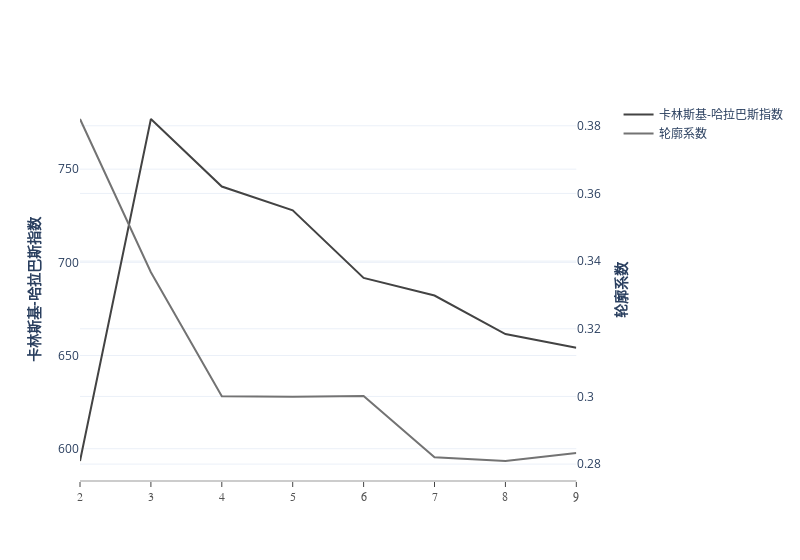

The cell this chart's notebook holds for it:
### Markdown cell above
## K-means++聚类

### Code cell
#获得居民最佳聚类数
df_score_resi = utils.GetKmeansClusterNumDf(df_cluster,parse_list)
myplot.Double_Axes_Line(df_score_resi,"n_clusters","calinski","silhouette","聚类数","卡林斯基-哈拉巴斯指数","轮廓系数")

### Figure 1 — Plotly figure (JSON) as saved in the notebook; plotly's stock layout.template omitted (floating-point values rounded to 4 significant figures)
{"data": [{"line": {"color": "rgb(67,67,67)", "width": 2}, "mode": "lines", "name": "卡林斯基-哈拉巴斯指数", "type": "scatter", "x": [2, 3, 4, 5, 6, 7, 8, 9], "xaxis": "x", "y": [593.4, 776.9, 740.7, 727.9, 691.7, 682.2, 661.5, 654.2], "yaxis": "y"}, {"line": {"color": "rgb(115,115,115)", "width": 2}, "mode": "lines", "name": "轮廓系数", "type": "scatter", "x": [2, 3, 4, 5, 6, 7, 8, 9], "xaxis": "x", "y": [0.382, 0.3367, 0.3, 0.2999, 0.3001, 0.282, 0.2809, 0.2833], "yaxis": "y2"}], "layout": {"width": 800, "xaxis": {"anchor": "y", "domain": [0, 0.94], "linecolor": "rgb(204, 204, 204)", "linewidth": 2, "showgrid": false, "showline": true, "showticklabels": true, "tickfont": {"color": "rgb(82, 82, 82)", "family": "Arial", "size": 12}, "ticks": "outside"}, "yaxis": {"anchor": "x", "domain": [0, 1], "title": {"text": "<b>卡林斯基-哈拉巴斯指数</b> "}}, "yaxis2": {"anchor": "x", "overlaying": "y", "side": "right", "title": {"text": "<b>轮廓系数</b>"}}}}
